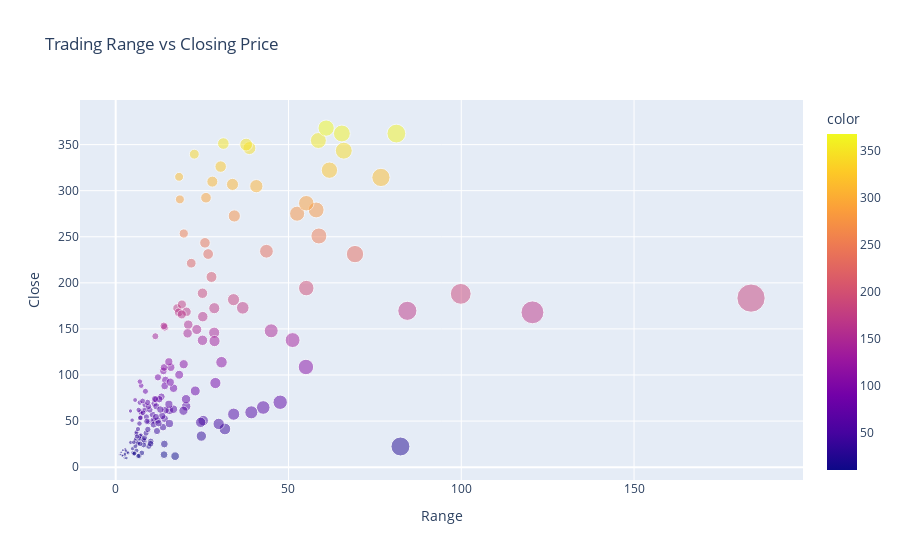

This figure's notebook cell:
### Markdown cell above
#### Chart - 6

### Code cell
# Chart - 6 visualization code
fig = px.scatter(x=df['Range'], y=df['Close'], color=df['Close'],
                 size=df['Range'], title='Trading Range vs Closing Price',
                 labels={'x': 'Range', 'y': 'Close'})
fig.update_traces(marker=dict(opacity=0.5))
iplot(fig)

### Figure 1 — Plotly figure (JSON) as saved in the notebook; plotly's stock layout.template omitted (floating-point values rounded to 4 significant figures; data arrays with more than 128 entries replaced by an {"elided": "..."} marker saying what was removed)
{"data": [{"hovertemplate": "Range=%{x}<br>Close=%{y}<br>size=%{marker.size}<br>color=%{marker.color}<extra></extra>", "legendgroup": "", "marker": {"color": {"elided": "185 float values"}, "coloraxis": "coloraxis", "opacity": 0.5, "size": {"elided": "185 float values"}, "sizemode": "area", "sizeref": 0.4596, "symbol": "circle"}, "mode": "markers", "name": "", "orientation": "v", "showlegend": false, "type": "scatter", "x": {"elided": "185 float values"}, "xaxis": "x", "y": {"elided": "185 float values"}, "yaxis": "y"}], "layout": {"coloraxis": {"colorbar": {"title": {"text": "color"}}, "colorscale": [[0, "#0d0887"], [0.1111, "#46039f"], [0.2222, "#7201a8"], [0.3333, "#9c179e"], [0.4444, "#bd3786"], [0.5556, "#d8576b"], [0.6667, "#ed7953"], [0.7778, "#fb9f3a"], [0.8889, "#fdca26"], [1, "#f0f921"]]}, "legend": {"itemsizing": "constant", "tracegroupgap": 0}, "title": {"text": "Trading Range vs Closing Price"}, "xaxis": {"anchor": "y", "domain": [0, 1], "title": {"text": "Range"}}, "yaxis": {"anchor": "x", "domain": [0, 1], "title": {"text": "Close"}}}}
